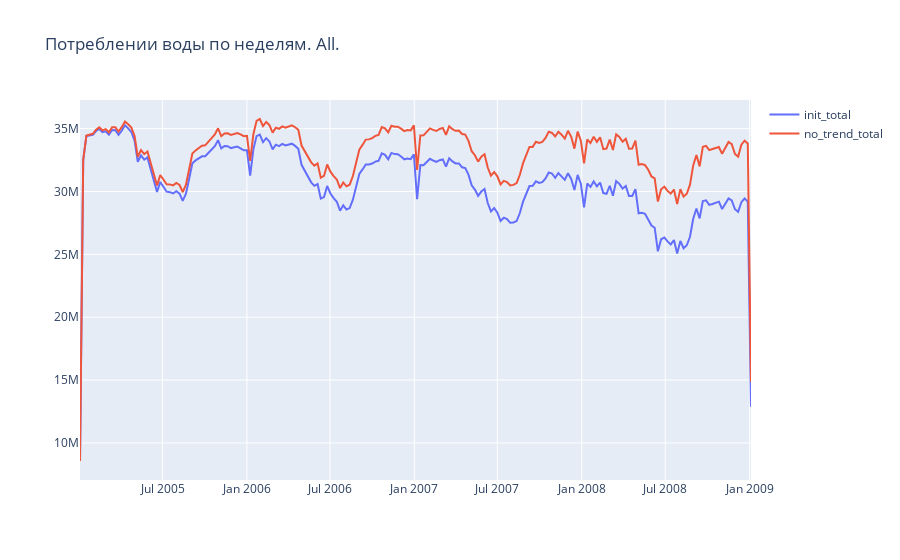

Write notebook code for a chart like this one.
### Code cell
trend_df = pd.DataFrame({'dt': df.index, 'init_total': df['total'], 'no_trend_total': pd.concat([df_train['total'], df_val['total']])}).set_index('dt')
#строим график
plotly_df(trend_df.resample('W').apply(sum), title = 'Потреблении воды по неделям. All.')

### Figure 1 — Plotly figure (JSON) as saved in the notebook; plotly's stock layout.template omitted (floating-point values rounded to 4 significant figures; data arrays with more than 128 entries replaced by an {"elided": "..."} marker saying what was removed)
{"data": [{"mode": "lines", "name": "init_total", "type": "scatter", "x": {"elided": "210 str values"}, "y": {"elided": "210 int values"}}, {"mode": "lines", "name": "no_trend_total", "type": "scatter", "x": {"elided": "210 str values"}, "y": {"elided": "210 float values"}}], "layout": {"title": {"text": "Потреблении воды по неделям. All."}}}
